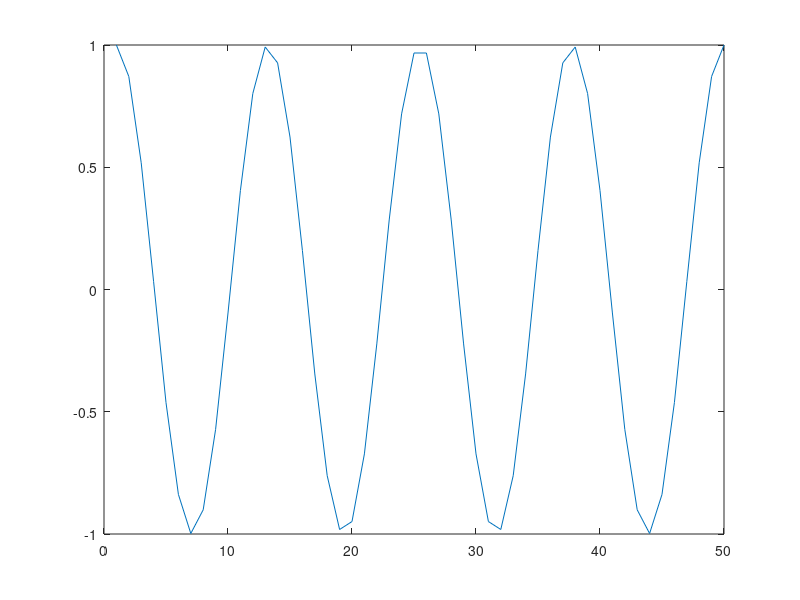

MATLAB code to generate this figure:
%% Problem 2
% I create a 0-1 matrix with 50 columns, turn it into a vandermonde matrix
% where all the values previously in the columns 1-50 now are in column 2,
% rows 1-50, with the rest of the columns formatted according to the
% vandermonde matrix.
A = fliplr(vander(linspace(0,1,50)));
t = fliplr(vander(linspace(0,2*pi,50)));
b = cos(4*t)
plot(b(:,2))
